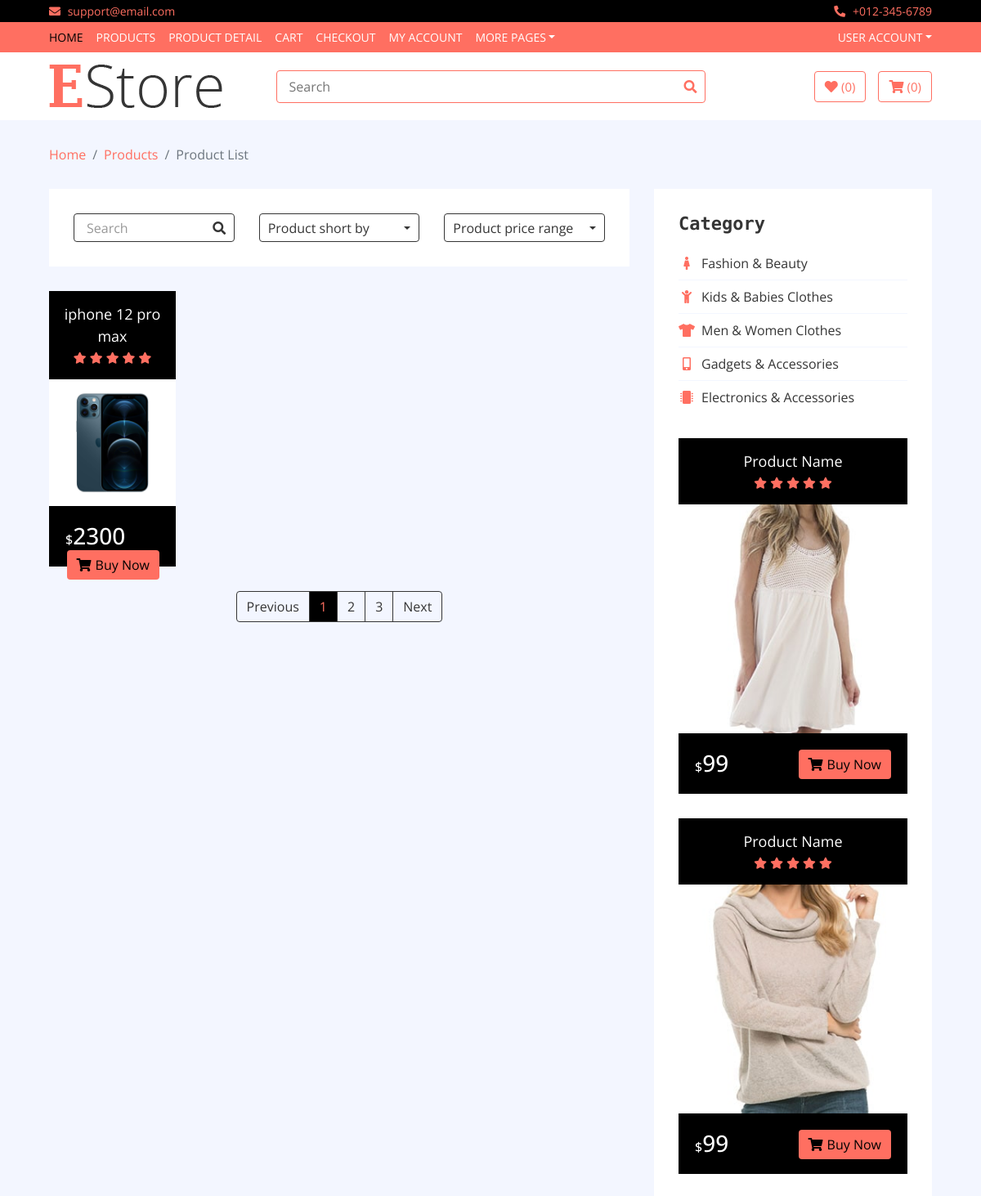
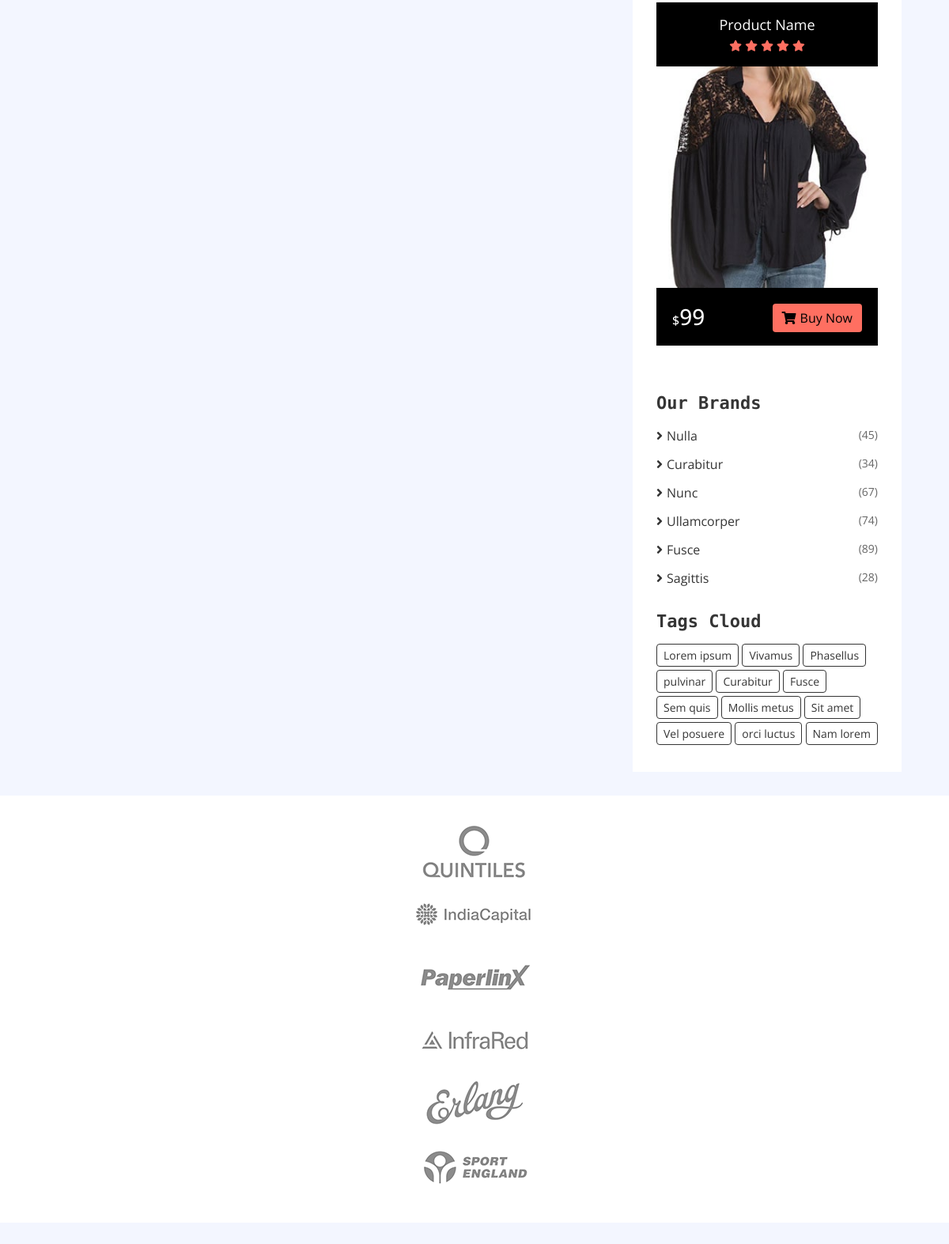
The page /category/Laptops on the database its author committed (2 pictures, top to bottom).
### home/models.py (models this page shows, shortened)
class Product(models.Model):
	name = models.CharField(max_length = 300)
	image = models.ImageField(upload_to = 'media')
	price = models.IntegerField(null = True)
	discounted_price = models.IntegerField(default = 0)
	size = models.CharField(max_length = 300)
	color = models.CharField(max_length = 300)
	description = models.TextField(blank = True)
	specification = models.TextField(blank = True)
	category = models.ForeignKey(Category, on_delete = models.CASCADE)
	labels = models.CharField(choices = LABELS, max_length = 200, blank = True)
	brand = models.ForeignKey(Brand, on_delete = models.CASCADE)
	slug = models.CharField(max_length = 300, blank = True)
	def get_product_url(self):
		return reverse("product", kwargs = {'slug': self.slug})

### home/views.py (the view)
# urls.py: path('category/<slug>', CategoryView.as_view(), name = 'category'),
class CategoryView(BaseView):
    def get(self, request, slug):
        cat_id = Category.objects.get(slug = slug).id
        self.views['cat_products'] = Product.objects.filter(category_id = cat_id)
        return render(request, 'category.html', self.views)

### templates/category.html (shortened to what this page needs)
{% extends 'base.html' %}
{% load static %}
{% block content %}
        <div class="breadcrumb-wrap">
            <div class="container-fluid">
                <ul class="breadcrumb">
                    <li class="breadcrumb-item"><a href="#">Home</a></li>
                    <li class="breadcrumb-item"><a href="#">Products</a></li>
                    <li class="breadcrumb-item active">Product List</li>
                </ul>
            </div>
        </div>
        <div class="product-view">
            <div class="container-fluid">
                <div class="row">
                    <div class="col-lg-8">
                        <div class="row">
                            <div class="col-md-12">
                                <div class="product-view-top">
                                    <div class="row">
                                        <div class="col-md-4">
                                            <div class="product-search">
                                                <input type="email" value="Search">
                                                <button><i class="fa fa-search"></i></button>
                                            </div>
                                        </div>
                                        <div class="col-md-4">
                                            <div class="product-short">
                                                <div class="dropdown">
                                                    <div class="dropdown-toggle" data-toggle="dropdown">Product short by</div>
                                                </div>
                                            </div>
                                        </div>
                                        <div class="col-md-4">
                                            <div class="product-price-range">
                                                <div class="dropdown">
                                                    <div class="dropdown-toggle" data-toggle="dropdown">Product price range</div>
                                                </div>
                                            </div>
                                        </div>
                                    </div>
                                </div>
                            </div>
                            {% for hot in cat_products %}
                    <div class="col-lg-3">
                        <div class="product-item">
                            <div class="product-title">
                                <a href="{{hot.get_product_url}}">{{hot.name}}</a>
                                <div class="ratting">
                                    <i class="fa fa-star"></i>
                                    <i class="fa fa-star"></i>
                                    <i class="fa fa-star"></i>
                                    <i class="fa fa-star"></i>
                                    <i class="fa fa-star"></i>
                                </div>
                            </div>
                            <div class="product-image">
                                <a href="product-detail.html">
                                    <img src="{{hot.image.url}}" alt="Product Image">
                                </a>
                            </div>
                            <div class="product-price">
                                {% if hot.discounted_price > 0 %}
                                <h3><span>$</span>{{hot.discounted_price}}</h3>
                                {% else %}
                                <h3><span>$</span>{{hot.price}}</h3>
                                {% endif %}
                                <a class="btn" href=""><i class="fa fa-shopping-cart"></i>Buy Now</a>
                            </div>
                        </div>
                    </div>
                    {% endfor %}
                        </div>
                        <div class="col-md-12">
                            <nav aria-label="Page navigation example">
                                <ul class="pagination justify-content-center">
                                    <li class="page-item disabled">
                                        <a class="page-link" href="#" tabindex="-1">Previous</a>
                                    </li>
                                    <li class="page-item active"><a class="page-link" href="#">1</a></li>
                                    <li class="page-item"><a class="page-link" href="#">2</a></li>
                                    <li class="page-item"><a class="page-link" href="#">3</a></li>
                                    <li class="page-item">
                                        <a class="page-link" href="#">Next</a>
                                    </li>
                                </ul>
                            </nav>
                        </div>
                    </div>
                    <div class="col-lg-4 sidebar">
                        <div class="sidebar-widget category">
                            <h2 class="title">Category</h2>
                            <nav class="navbar bg-light">
                                <ul class="navbar-nav">
                                    <li class="nav-item">
                                        <a class="nav-link" href="#"><i class="fa fa-female"></i>Fashion & Beauty</a>
                                    </li>
                                    <li class="nav-item">
                                        <a class="nav-link" href="#"><i class="fa fa-child"></i>Kids & Babies Clothes</a>
                                    </li>
                                    <li class="nav-item">
                                        <a class="nav-link" href="#"><i class="fa fa-tshirt"></i>Men & Women Clothes</a>
                                    </li>
                                    <li class="nav-item">
                                        <a class="nav-link" href="#"><i class="fa fa-mobile-alt"></i>Gadgets & Accessories</a>
                                    </li>
                                    <li class="nav-item">
                                        <a class="nav-link" href="#"><i class="fa fa-microchip"></i>Electronics & Accessories</a>
                                    </li>
                                </ul>
                            </nav>
                        </div>
                        <div class="sidebar-widget widget-slider">
                            <div class="sidebar-slider normal-slider">
                                <div class="product-item">
                                    <div class="product-title">
                                        <a href="#">Product Name</a>
                                        <div class="ratting">
                                            <i class="fa fa-star"></i>
                                            <i class="fa fa-star"></i>
                                            <i class="fa fa-star"></i>
                                            <i class="fa fa-star"></i>
                                            <i class="fa fa-star"></i>
                                        </div>
                                    </div>
                                    <div class="product-image">
                                        <a href="product-detail.html">
                                            <img src="img/product-10.jpg" alt="Product Image">
                                        </a>
                                    </div>
                                    <div class="product-price">
                                        <h3><span>$</span>99</h3>
                                        <a class="btn" href=""><i class="fa fa-shopping-cart"></i>Buy Now</a>
                                    </div>
                                </div>
                                <div class="product-item">
                                    <div class="product-title">
                                        <a href="#">Product Name</a>
                                        <div class="ratting">
                                            <i class="fa fa-star"></i>
                                            <i class="fa fa-star"></i>
                                            <i class="fa fa-star"></i>
                                            <i class="fa fa-star"></i>
                                            <i class="fa fa-star"></i>
                                        </div>
                                    </div>
                                    <div class="product-image">
                                        <a href="product-detail.html">
                                            <img src="img/product-9.jpg" alt="Product Image">
                                        </a>
                                    </div>
                                    <div class="product-price">
                                        <h3><span>$</span>99</h3>
                                        <a class="btn" href=""><i class="fa fa-shopping-cart"></i>Buy Now</a>
                                    </div>
                                </div>
                                <div class="product-item">
                                    <div class="product-title">
                                        <a href="#">Product Name</a>
                                        <div class="ratting">
                                            <i class="fa fa-star"></i>
                                            <i class="fa fa-star"></i>
                                            <i class="fa fa-star"></i>
                                            <i class="fa fa-star"></i>
                                            <i class="fa fa-star"></i>
                                        </div>
                                    </div>
                                    <div class="product-image">
                                        <a href="product-detail.html">
                                            <img src="img/product-8.jpg" alt="Product Image">
                                        </a>
                                    </div>
                                    <div class="product-price">
                                        <h3><span>$</span>99</h3>
                                        <a class="btn" href=""><i class="fa fa-shopping-cart"></i>Buy Now</a>
                                    </div>
                                </div>
                            </div>
                        </div>
                        <div class="sidebar-widget brands">
                            <h2 class="title">Our Brands</h2>
                            <ul>
                                <li><a href="#">Nulla </a><span>(45)</span></li>
                                <li><a href="#">Curabitur </a><span>(34)</span></li>
                                <li><a href="#">Nunc </a><span>(67)</span></li>
                                <li><a href="#">Ullamcorper</a><span>(74)</span></li>
                                <li><a href="#">Fusce </a><span>(89)</span></li>
                                <li><a href="#">Sagittis</a><span>(28)</span></li>
                            </ul>
                        </div>
                        <div class="sidebar-widget tag">
                            <h2 class="title">Tags Cloud</h2>
                            <a href="#">Lorem ipsum</a>
                            <a href="#">Vivamus</a>
                            <a href="#">Phasellus</a>
                            <a href="#">pulvinar</a>
                            <a href="#">Curabitur</a>
                            <a href="#">Fusce</a>
                            <a href="#">Sem quis</a>
                            <a href="#">Mollis metus</a>
                            <a href="#">Sit amet</a>
                            <a href="#">Vel posuere</a>
                            <a href="#">orci luctus</a>
                            <a href="#">Nam lorem</a>
                        </div>
                    </div>
                </div>
            </div>
        </div>
        <div class="brand">
            <div class="container-fluid">
                <div class="brand-slider">
                    <div class="brand-item"><img src="img/brand-1.png" alt=""></div>
                    <div class="brand-item"><img src="img/brand-2.png" alt=""></div>
                    <div class="brand-item"><img src="img/brand-3.png" alt=""></div>
                    <div class="brand-item"><img src="img/brand-4.png" alt=""></div>
                    <div class="brand-item"><img src="img/brand-5.png" alt=""></div>
                    <div class="brand-item"><img src="img/brand-6.png" alt=""></div>
                </div>
            </div>
        </div>
{% endblock %}

### rows shown on the page
Product: name "iphone 12 pro max", image (picture), discounted_price "2300"
